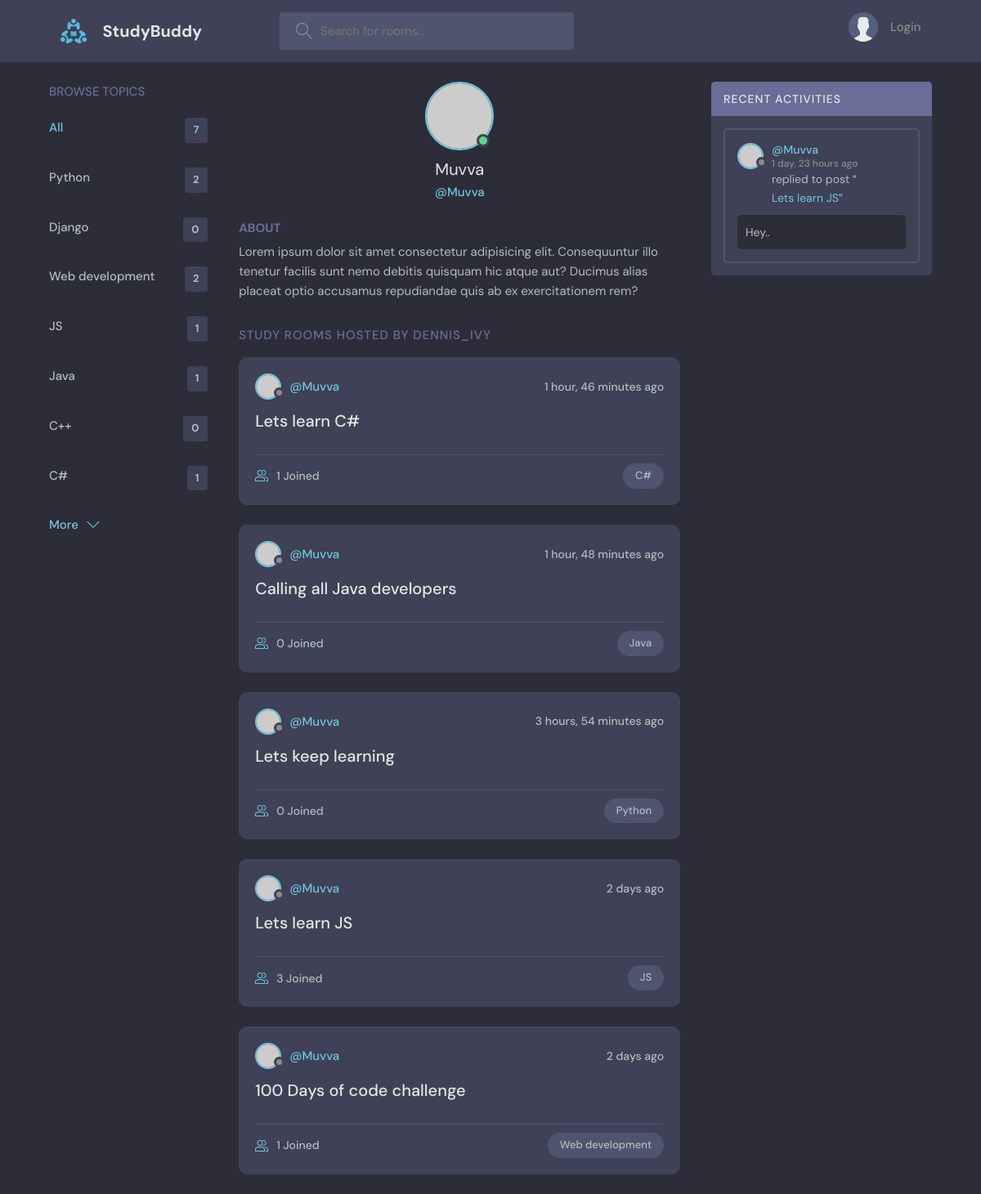
Page /profile/1/ on the committed database.
### base/models.py (models this page shows, shortened)
class Topic(models.Model):
    name = models.CharField(max_length=200)

class Room(models.Model):
    host = models.ForeignKey(User,on_delete=models.SET_NULL, null=True)
    topic = models.ForeignKey(Topic,on_delete=models.SET_NULL, null=True)
    name = models.CharField(max_length=200)
    description = models.TextField(null=True, blank=True)
    participants = models.ManyToManyField(User, related_name='participants', blank=True) # ManyToManyField --> Many users can join a room
    updated = models.DateTimeField(auto_now=True) #auto_now --> Time stamp at every time we add
    created = models.DateTimeField(auto_now_add=True) #auto_now_add --> Time stamp at the time of creation only
    class Meta:
        ordering = ['-updated', '-created']
    def __str__(self):
        return self.name

class Message(models.Model):
    user = models.ForeignKey(User, on_delete=models.CASCADE)
    room = models.ForeignKey(Room,on_delete=models.CASCADE) # SET_NULL --> If parent is deleted, then it will be set as Null, Cascade --> Delete
    body = models.TextField()
    updated = models.DateTimeField(auto_now=True) #auto_now --> Time stamp at every time we add
    created = models.DateTimeField(auto_now_add=True) #auto_now_add --> Time stamp at the time of creation only
    class Meta:
        ordering = ['-updated', '-created']

### base/views.py (the view)
# urls.py: path('profile/<str:pk>/', views.userProfile, name='user-profile'),
def userProfile(request,pk):
    user = User.objects.get(id=pk)
    rooms = user.room_set.all()  # Get all rooms created by the user
    room_messages = user.message_set.all()  # Get all messages created by the user
    topics = Topic.objects.all()
    context = {'user':user, 'rooms':rooms, 'room_messages':room_messages, 'topics':topics}
    return render(request, 'base/profile.html',context)

### base/templates/base/profile.html (shortened to what this page needs)
{% extends "main.html" %}
{% block content %}
  <main class="profile-page layout layout--3">
    <div class="container">
        {% include 'base/topics_component.html' %}
      <div class="roomList">
        <div class="profile">
          <div class="profile__avatar">
            <div class="avatar avatar--large active">
              <img src="https://randomuser.me/api/portraits/men/11.jpg" />
            </div>
          </div>
          <div class="profile__info">
            <h3>{{user.username}}</h3>
            <p>@{{user.username}}</p>
          </div>
          <div class="profile__about">
            <h3>About</h3>
            <p>
              Lorem ipsum dolor sit amet consectetur adipisicing elit. Consequuntur illo tenetur
              facilis sunt nemo debitis quisquam hic atque aut? Ducimus alias placeat optio
              accusamus repudiandae quis ab ex exercitationem rem?
            </p>
          </div>
        </div>
        <div class="roomList__header">
          <div>
            <h2>Study Rooms Hosted by dennis_ivy</a>
            </h2>
          </div>
        </div>
        {% include 'base/feed_component.html' %}
      </div>
      {% include 'base/activity_component.html' %}
    </div>
  </main>
{% endblock content %}

### base/templates/base/topics_component.html
<div class="topics">
          <div class="topics__header">
            <h2>Browse Topics</h2>
          </div>
          <ul class="topics__list">
            <li>
              <a href="{% url 'home' %}" class="active">All <span>{{topics.count}}</span></a>
            </li>
            {% for topic in topics %}
            <li>
              <a href="{% url 'home' %}?q={{topic.name}}">{{topic.name}}<span>{{topic.room_set.all.count}}</span></a>
            </li>
            {% endfor %}
          </ul>
          <a class="btn btn--link" href="topics.html">
            More
            <svg version="1.1" xmlns="http://www.w3.org/2000/svg" width="32" height="32" viewBox="0 0 32 32">
              <title>chevron-down</title>
              <path d="M16 21l-13-13h-3l16 16 16-16h-3l-13 13z"></path>
            </svg>
          </a>
        </div>

### base/templates/base/feed_component.html (shortened to what this page needs)
{% for room in rooms %}
<div class="roomListRoom">
            <div class="roomListRoom__header">
              <a href="{% url 'user-profile' room.host.id %}" class="roomListRoom__author">
                <div class="avatar avatar--small">
                  <img src="https://randomuser.me/api/portraits/women/11.jpg" />
                </div>
                <span>@{{room.host.username}}</span>
              </a>
              <div class="roomListRoom__actions">
                <span> {{room.created|timesince}} ago</span>
              </div>
            </div>
            <div class="roomListRoom__content">
              <a href="{% url 'room' room.id %}">{{room.name}}</a>
            </div>
            <div class="roomListRoom__meta">
              <a href="{% url 'room' room.id %}" class="roomListRoom__joined">
                {{room.participants.all.count}} Joined
              </a>
              <p class="roomListRoom__topic">{{room.topic.name}}</p>
            </div>
          </div>
{% endfor %}

### base/templates/base/activity_component.html (shortened to what this page needs)
<div class="activities">
          <div class="activities__header">
            <h2>Recent Activities</h2>
          </div>
          {% for message in room_messages %}
          <div class="activities__box">
            <div class="activities__boxHeader roomListRoom__header">
              <a href="{% url 'user-profile' message.user.id %}" class="roomListRoom__author">
                <div class="avatar avatar--small">
                  <img src="https://randomuser.me/api/portraits/women/11.jpg" />
                </div>
                <p>
                  @{{message.user}}
                  <span>{{message.created|timesince}} ago</span>
                </p>
              </a>
            </div>
            <div class="activities__boxContent">
              <p>replied to post “<a href="{% url 'room' message.room.id %}">{{message.room}}</a>”</p>
              <div class="activities__boxRoomContent">
                {{message.body}}
              </div>
            </div>
          </div>
          {% endfor %}
        </div>

### rows in the picture
Topic: name "Python", room_set.all.count "2"
Topic: name "Django", room_set.all.count "0"
Topic: name "Web development", room_set.all.count "2"
Topic: name "JS", room_set.all.count "1"
Topic: name "Java", room_set.all.count "1"
Topic: name "C++", room_set.all.count "0"
Topic: name "C#", room_set.all.count "1"
Room: host.username "Muvva", created "1 hour, 46 minutes", name "Lets learn C#", participants.all.count "1", topic.name "C#"
Room: host.username "Muvva", created "1 hour, 48 minutes", name "Calling all Java developers", participants.all.count "0", topic.name "Java"
Room: host.username "Muvva", created "3 hours, 54 minutes", name "Lets keep learning", participants.all.count "0", topic.name "Python"
Room: host.username "Muvva", created "2 days", name "Lets learn JS", participants.all.count "3", topic.name "JS"
Room: host.username "Muvva", created "2 days", name "100 Days of code challenge", participants.all.count "1", topic.name "Web development"
Message: user "Muvva", created "1 day, 23 hours", room "Lets learn JS", body "Hey.."

### other values in the picture
{{ topics.count }} "7"
{{ user.username }} "Muvva"
